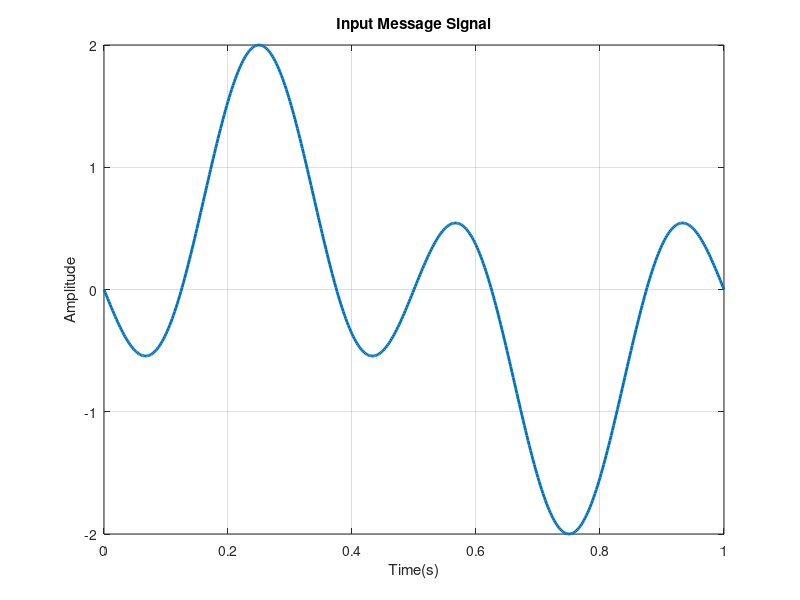
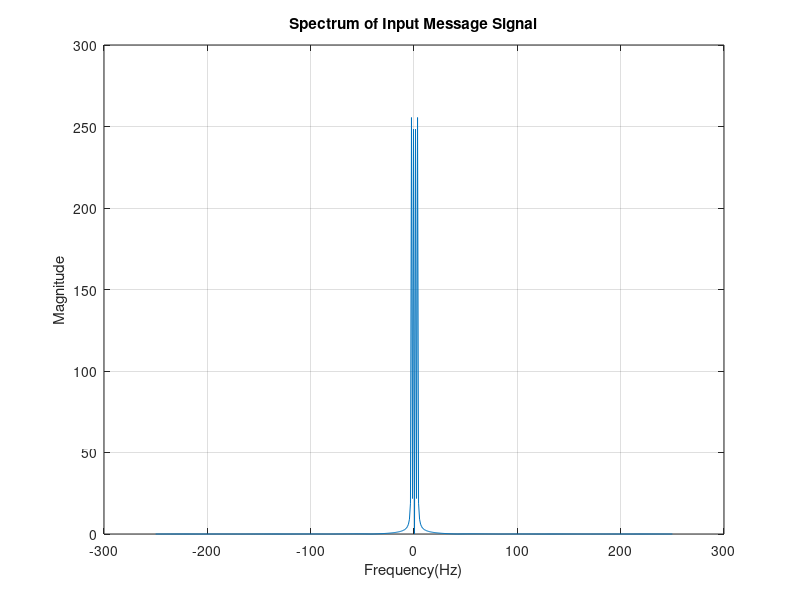
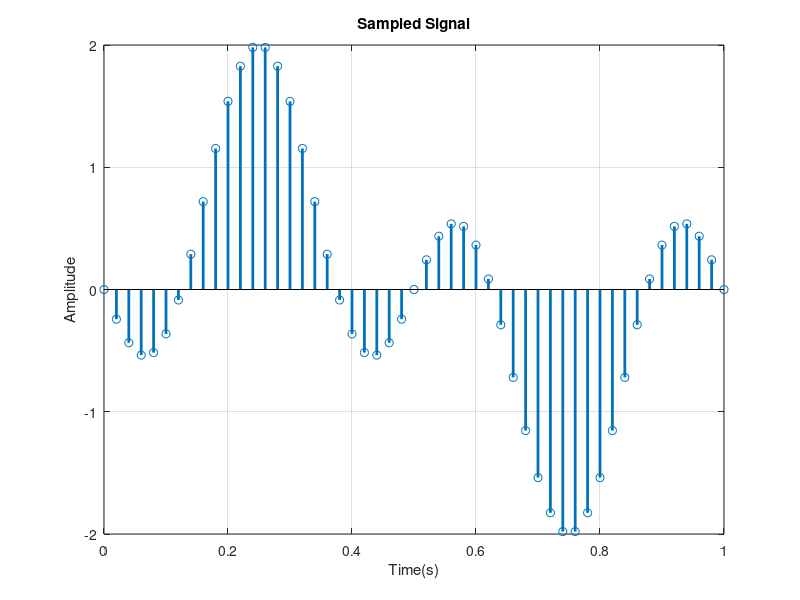
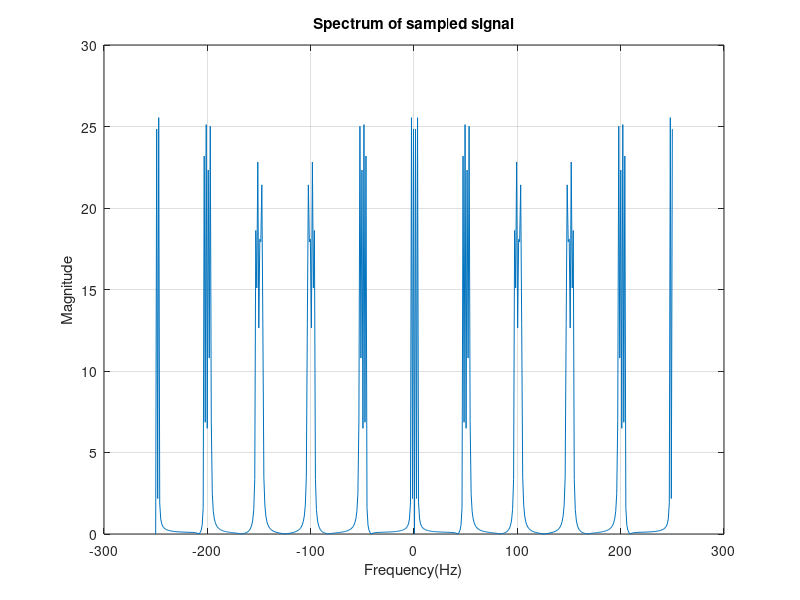

Source code (MATLAB) for these figures, in order:
clear all;
close all;
clc;

tot=1;      %sampling duration
td=0.002;   %sampling period
t=0:td:tot; %time vector from 0 to 1 with steps 0.002
x=sin(2*pi*t)-sin(6*pi*t);  %input signal

%plot input signal
figure;
plot(t,x,'LineWidth',2); 
xlabel('Time(s)');
ylabel('Amplitude');
title('Input Message Signal');
grid on;

%compute input signal spectrum & plotting it
L=length(x);            %lenght of the signal
Lfft=2^nextpow2(L);     %optimal fft size
fmax=1/(2*td);          %nyquist freq
Faxis=linspace(-fmax,fmax,Lfft);
xfft=fftshift(fft(x,Lfft)); %shifting the 0 freq to the centre

figure;
plot(Faxis,abs(xfft));
xlabel('Frequency(Hz)');
ylabel('Magnitude');
title('Spectrum of Input Message Signal');
grid on;

%sampling the signal & plotting it
ts=0.02;
n=0:ts:tot;     %sampled time vector
x_sampled=sin(2*pi*n)-sin(6*pi*n);

figure;
stem(n,x_sampled,'LineWidth',2);
xlabel('Time(s)');
ylabel('Amplitude');
title('Sampled Signal');
grid on;

%upsampling and computing the spectrum of the sampled signal
x_sampled_upsampled=upsample(x_sampled,round(ts/td)); %upsample the original signal by adding zeros between the original samples 
Lfftu=2^nextpow2(length(x_sampled_upsampled));
fmaxu=1/(2*td);
Faxisu=linspace(-fmaxu,fmaxu,Lfftu);
Xfftu=fftshift(fft(x_sampled_upsampled,Lfftu));

%plotting the spectrum of the sampled signal
figure;
plot(Faxisu, abs(Xfftu));
xlabel('Frequency(Hz)');
ylabel('Magnitude');
title('Spectrum of sampled signal');
grid on;
